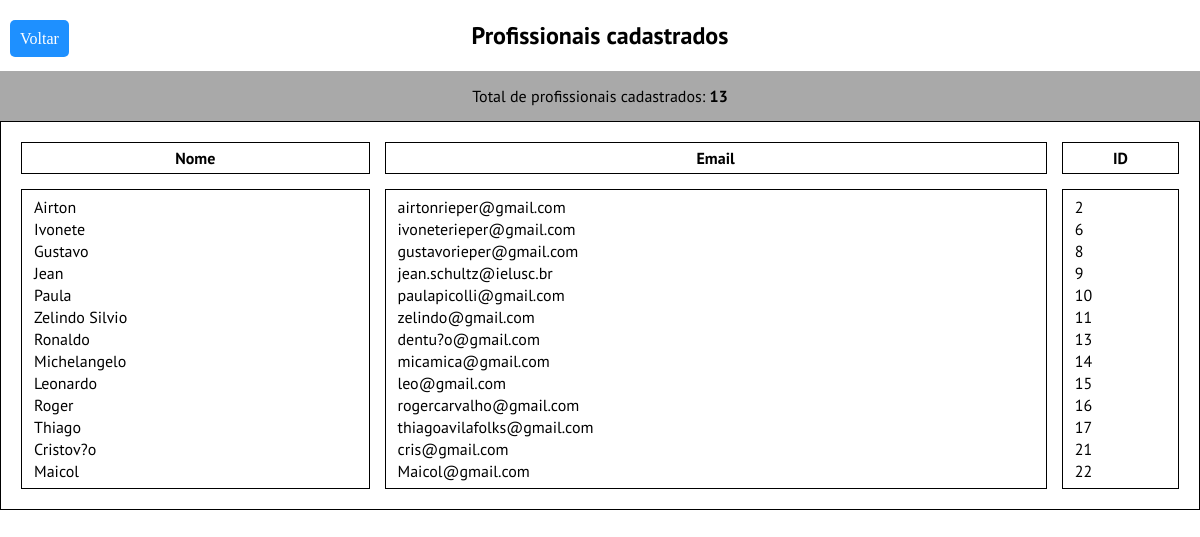
The app's page /dashboard-admin/list-pro.php with its own data.
### tables this page shows
CREATE TABLE `professional` (
  `id` int(11) NOT NULL,
  `level` int(11) NOT NULL COMMENT 'Nível de acesso',
  `name` varchar(50) NOT NULL,
  `last_name` varchar(50) NOT NULL,
  `email` varchar(50) NOT NULL,
  `senha` varchar(50) NOT NULL,
  `tel` varchar(15) NOT NULL,
  `profissao` varchar(50) NOT NULL,
  `cpf` varchar(11) NOT NULL,
  `lat` varchar(20) NOT NULL COMMENT 'latitude',
  `long` varchar(50) NOT NULL COMMENT 'longitude',
  `endereco` varchar(100) NOT NULL,
  `num_endereco` varchar(50) NOT NULL,
  `nota` varchar(10) NOT NULL
);

### dashboard-admin/list-pro.php (the view, shortened to what this page needs)
<?php
include '../admin/connect.php';
?>
<!DOCTYPE html>
<html>
    <head>
        <link rel="stylesheet" type="text/css" href="css/list-user.css">
        <link rel="stylesheet" type="text/css" href="css/default.css">
    </head>
    <body>
        <div class="botton">
            <a href="index.php">Voltar</a>
        </div>
        <h2>Profissionais cadastrados</h2>
        <div class="content">
            <div class="quantidade">
                <span>Total de profissionais cadastrados:
                <b>
                    <?php
                        $result = mysqli_query($connect, "SELECT count(*) as total from professional");
                        $data = mysqli_fetch_assoc($result);
                        echo $data['total'];
                        ?>
                </b>
                </span>
            </div>
            <div class="report-user">
                <div class="users">
                    <table style="width:100%">
                      <tr>
                        <th>Nome</th>
                        <th>Email</th>
                        <th>ID</th>
                      </tr>
                      <tr>
                        <td>
                            <?php
                                mysqli_set_charset($connect,'utf8');
                                $sql = "SELECT name FROM professional";
                                $resultado = mysqli_query($connect,$sql);
                                while ($linha = mysqli_fetch_array($resultado)){
                                    $nome = $linha["name"];
                                    echo("<p>$nome</p>");
                                }
                            ?>
                        </td>
                          <td>
                            <?php
                            mysqli_set_charset($connect,'utf8');
                                $sql = "SELECT email FROM professional";
                                $resultado = mysqli_query($connect,$sql);
                                while ($linha = mysqli_fetch_array($resultado)){
                                    $email = $linha["email"];
                                    echo("<p>$email</p>");
                                }
                            ?>
                          </td>
                          <td>
                            <?php
                            mysqli_set_charset($connect,'utf8');
                                $sql = "SELECT id FROM professional";
                                $resultado = mysqli_query($connect,$sql);
                                while ($linha = mysqli_fetch_array($resultado)){
                                    $id = $linha["id"];
                                    echo("<p>$id</p>");
                                }
                            ?>
                          </td>
                      </tr>
                    </table>
                </div>
            </div>
        </div>
    </body>
</html>

### dashboard-admin/css/list-user.css (style rules this page uses)
body { margin:0px; }
.content { font-family: 'PT Sans', sans-serif; }
h2 { font-family: 'PT Sans', sans-serif; text-align: center; }
table, th, td { border: 1px solid black; padding: 5px; }
p { margin: 2px; padding-left: 5px; }
table { border-spacing: 15px; }
.quantidade { width: 100%; height: 50px; background-color: darkgrey; display: flex; justify-content: center; align-items: center; }
.quantidade span { font-family: 'PT Sans', sans-serif; }

### dashboard-admin/css/default.css (style rules this page uses)
.botton { position: absolute; margin-left: 10px; margin-top: 10px; }
.botton a { background-color: dodgerblue; border-radius: 5px; padding: 10px; color: #FFF; text-decoration: none; }

### records on screen
professional: name "Airton", email "airtonrieper@gmail.com", id "2"
professional: name "Ivonete", email "ivoneterieper@gmail.com", id "6"
professional: name "Gustavo", email "gustavorieper@gmail.com", id "8"
professional: name "Jean", email "jean.schultz@ielusc.br", id "9"
professional: name "Paula", email "paulapicolli@gmail.com", id "10"
professional: name "Zelindo Silvio", email "zelindo@gmail.com", id "11"
professional: name "Ronaldo", email "dentu?o@gmail.com", id "13"
professional: name "Michelangelo", email "micamica@gmail.com", id "14"
professional: name "Leonardo", email "leo@gmail.com", id "15"
professional: name "Roger", email "rogercarvalho@gmail.com", id "16"
professional: name "Thiago", email "thiagoavilafolks@gmail.com", id "17"
professional: name "Cristov?o", email "cris@gmail.com", id "21"
professional: name "Maicol", email "Maicol@gmail.com", id "22"

### other values on screen
$data['total'] "13"
